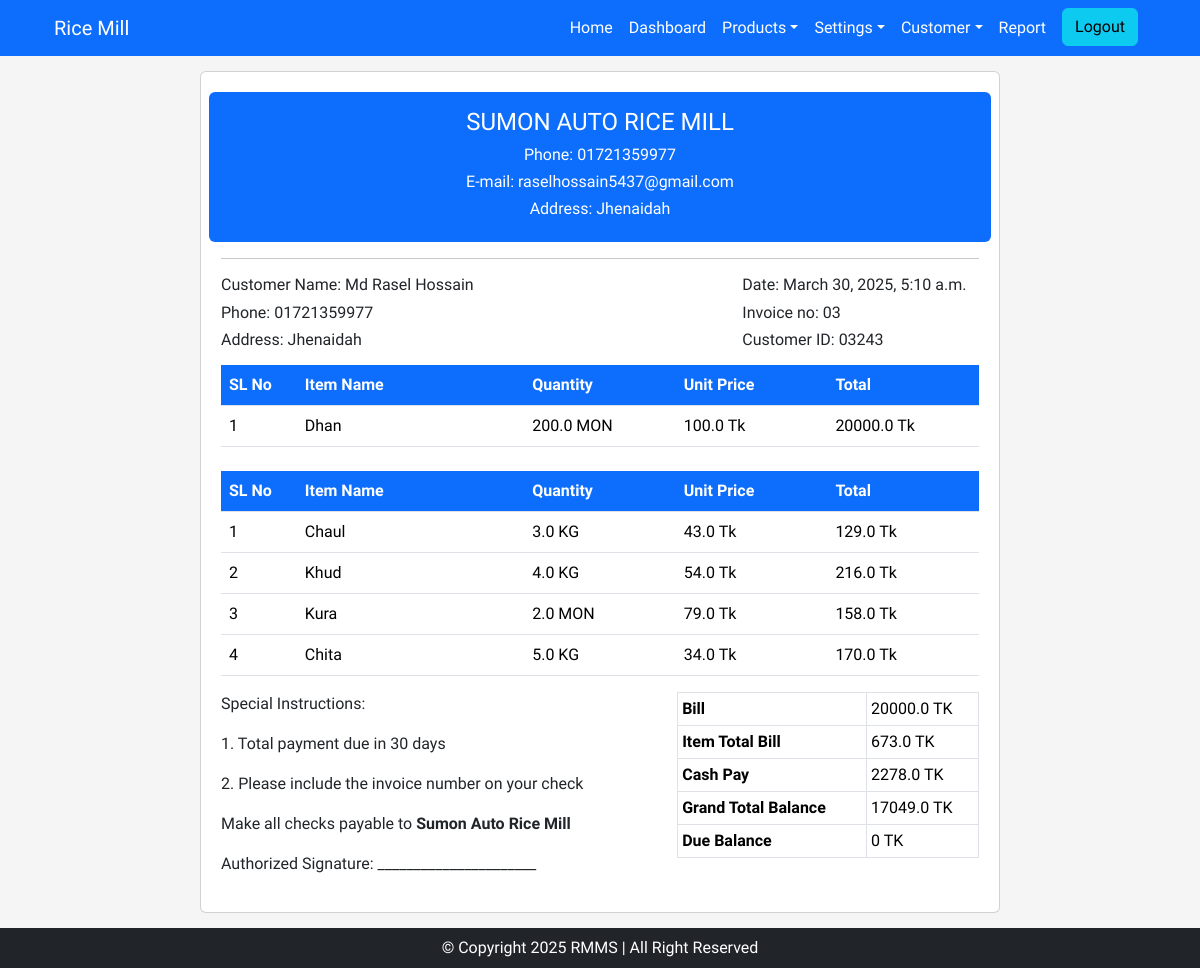
The page /party-invoice/generation/2 (signed in) on the database as committed earlier.
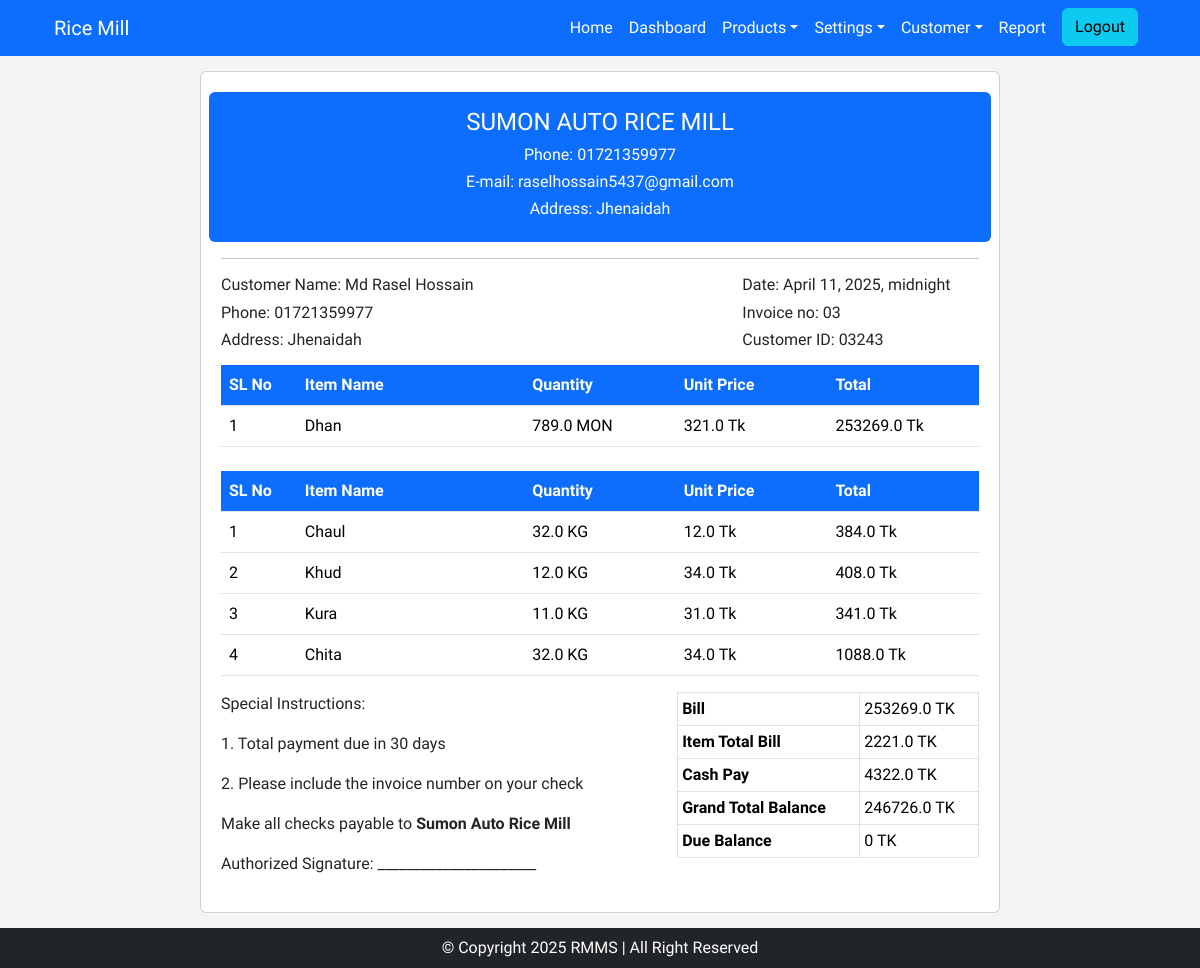
The same page on the database as committed later.
### rice_mill/models.py (models this page shows, shortened)
class AddItemsDetails(models.Model):
    customer = models.ForeignKey(Customer, on_delete=models.PROTECT, related_name='addItemDetails_customer')
    date = models.DateTimeField()
    cash_pay = models.FloatField(blank=True, null=True)
    dhan_uom = models.ForeignKey(Uom, on_delete=models.PROTECT, related_name="additems_uom_dhan")
    dhan_qty = models.FloatField()
    dhan_unit_price = models.FloatField()
    dhan_total = models.FloatField(blank=True, null=True)
    chaul_uom = models.ForeignKey(Uom, on_delete=models.PROTECT, related_name="additems_uom_chaul")
    chaul_qty = models.FloatField(blank=True, null=True)
    chaul_unit_price = models.FloatField(blank=True, null=True)
    chaul_total = models.FloatField(blank=True, null=True)
    khud_uom = models.ForeignKey(Uom, on_delete=models.PROTECT, related_name="additems_uom_khud")
    khud_qty = models.FloatField(blank=True, null=True)
    khud_unit_price = models.FloatField(blank=True, null=True)
    khud_total = models.FloatField(blank=True, null=True)
    kura_uom = models.ForeignKey(Uom, on_delete=models.PROTECT, related_name="additems_uom_kura")
    kura_qty = models.FloatField(blank=True, null=True)
    kura_unit_price = models.FloatField(blank=True, null=True)
    kura_total = models.FloatField(blank=True, null=True)
    chita_uom = models.ForeignKey(Uom, on_delete=models.PROTECT, related_name="additems_uom_chita")
    chita_qty = models.FloatField(blank=True, null=True)
    chita_unit_price = models.FloatField(blank=True, null=True)
    chita_total = models.FloatField(blank=True, null=True)

class Customer(models.Model):
    customer_name = models.CharField(max_length=255)
    customer_name_bn = models.CharField(max_length=255)
    phone = models.CharField(max_length=20)
    email = models.EmailField(blank=True, null=True)
    address = models.CharField(max_length=200, blank=True, null=True)
    created_at = models.DateTimeField(auto_now_add=True, blank=True, null=True)
    updated_at = models.DateTimeField(auto_now=True, blank=True, null=True)
    created_by = models.CharField(max_length=200, blank=True, null=True)
    updated_by = models.CharField(max_length=200, blank=True, null=True)

class Uom(models.Model):
    uom_name = models.CharField(max_length=250)
    uom_name_bn = models.CharField(max_length=250, blank=True, null=True)
    relative_factor = models.FloatField()
    def __str__(self):
        return self.uom_name

### rice_mill/views.py (the view)
# urls.py: path('party-invoice/generation/<int:pk>', party_invoice_generation_view, name='party_invoice_generation'),
@login_required(login_url='login')
def party_invoice_generation_view(request, pk):
    get_data = AddItemsDetails.objects.get(id=pk)
    item_total = get_data.chaul_total + get_data.khud_total + get_data.kura_total + get_data.chita_total
    grand_total = get_data.dhan_total - (get_data.cash_pay + item_total)
    print("tita", item_total)
    context = {
        'get_data': get_data,
        'item_total': item_total,
        'grand_total': grand_total,
    }
    return render(request, 'pages/invoice.html', context)

### rice_mill/templates/pages/invoice.html (shortened to what this page needs)
{% extends "base.html" %}
{% load static %}
{% block content %}
<div class="invoice-container card" style="margin-top: 15px; margin-bottom: 15px;">
    <div class="row p-3" style="background-color: #0d6efd; color: white; border-radius: 6px;">
        <div class="col-md-12">
            <div class="invoice_top_left text-center">
                <h4>SUMON AUTO RICE MILL</h4>
                <h6>Phone: {{get_data.customer.phone}}</h6>
                <h6>E-mail: {{get_data.customer.email}}</h6>
                <h6>Address: {{get_data.customer.address}}</h6>
            </div>
        </div>
    </div>
    <hr>
    <div class="row">
        <div class="col-md-6">
            <div class="invoice_topb_middle">
                <h6>Customer Name: {{get_data.customer.customer_name}}</h6>
                <h6>Phone: {{get_data.customer.phone}}</h6>
                <h6>Address: {{get_data.customer.address}}</h6>
            </div>
        </div>
        <div class="col-md-2"></div>
        <div class="col-md-4">
            <div class="invoice_top_middle">
                <h6>Date: {{get_data.date}}</h6>
                <h6>Invoice no: 03</h6>
                <h6>Customer ID: 03243</h6>
            </div>
        </div>
    </div>
    <div class="row">
        <div class="col-md-12">
            <table class="table mt-2" style="width: 100%;">
                <thead>
                    <tr class="invoice-table">
                        <th scope="col" style="width: 10%;">SL No</th>
                        <th scope="col" style="width: 30%;">Item Name</th>
                        <th scope="col" style="width: 20%;">Quantity</th>
                        <th scope="col" style="width: 20%;">Unit Price</th>
                        <th scope="col" style="width: 20%;">Total</th>
                    </tr>
                </thead>
                <tbody>
                    <tr>
                        <td>1</td>
                        <td>Dhan</td>
                        <td>{{get_data.dhan_qty}} {{get_data.dhan_uom}}</td>
                        <td>{{get_data.dhan_unit_price}} Tk</td>
                        <td>{{get_data.dhan_total}} Tk</td>
                    </tr>
                </tbody>
            </table>
        </div>
    </div>
    <div class="row">
        <div class="col-md-12">
            <table class="table mt-2" style="width: 100%;">
                <thead>
                    <tr class="invoice-table">
                        <th scope="col" style="width: 10%;">SL No</th>
                        <th scope="col" style="width: 30%;">Item Name</th>
                        <th scope="col" style="width: 20%;">Quantity</th>
                        <th scope="col" style="width: 20%;">Unit Price</th>
                        <th scope="col" style="width: 20%;">Total</th>
                    </tr>
                </thead>
                <tbody>
                    <tr>
                        <td>1</td>
                        <td>Chaul</td>
                        <td>{{get_data.chaul_qty}} {{get_data.chaul_uom}}</td>
                        <td>{{get_data.chaul_unit_price}} Tk</td>
                        <td>{{get_data.chaul_total}} Tk</td>
                    </tr>
                    <tr>
                        <td>2</td>
                        <td>Khud</td>
                        <td>{{get_data.khud_qty}} {{get_data.khud_uom}}</td>
                        <td>{{get_data.khud_unit_price}} Tk</td>
                        <td>{{get_data.khud_total}} Tk</td>
                    </tr>
                    <tr>
                        <td>3</td>
                        <td>Kura</td>
                        <td>{{get_data.kura_qty}} {{get_data.kura_uom}}</td>
                        <td>{{get_data.kura_unit_price}} Tk</td>
                        <td>{{get_data.kura_total}} Tk</td>
                    </tr>
                    <tr>
                        <td>4</td>
                        <td>Chita</td>
                        <td>{{get_data.chita_qty}} {{get_data.chita_uom}}</td>
                        <td>{{get_data.chita_unit_price}} Tk</td>
                        <td>{{get_data.chita_total}} Tk</td>
                    </tr>
                </tbody>
            </table>
        </div>
    </div>
    <div class="row">
        <div class="col-md-7">
            <div class="footer">
                <p><span class="bold">Special Instructions:</span></p>
                <p>1. Total payment due in 30 days</p>
                <p>2. Please include the invoice number on your check</p>
                <p>Make all checks payable to <b>Sumon Auto Rice Mill</b></p>
            </div>
            <div class="signature">
                <p>Authorized Signature: ______________________</p>
            </div>
        </div>
        <div class="col-md-5">
            <table class="table table-sm table-bordered">
                <tr>
                    <th>Bill</th>
                    <td>{{get_data.dhan_total}} TK</td>
                </tr>
                <tr>
                    <th>Item Total Bill</th>
                    <td>{{item_total}} TK</td>
                </tr>
                <tr>
                    <th>Cash Pay</th>
                    <td>{{get_data.cash_pay}} TK</td>
                </tr>
                <tr>
                    <th>Grand Total Balance</th>
                    <td>{{grand_total}} TK</td>
                </tr>
                <tr>
                    <th>Due Balance</th>
                    <td>0 TK</td>
                </tr>
            </table>
        </div>
    </div>
</div>
{% endblock %}

### rice_mill/templates/base.html (shortened to what this page needs)
{% load static %}
<!DOCTYPE html>
<html lang="en">
<head>
    <link rel="stylesheet" href="{% static 'css/styles.css' %}">
    <link rel="stylesheet" href="https://cdnjs.cloudflare.com/ajax/libs/font-awesome/6.6.0/css/all.min.css" />
    <link href="https://cdn.jsdelivr.net/npm/bootstrap@5.3.3/dist/css/bootstrap.min.css" rel="stylesheet">
</head>
<body style="background-color: #f5f5f5;">
    <div class="container-fluid bg-primary">
        <div class="container">
            <div class="row">
                <div class="col-md-12">
                    <nav class="navbar navbar-expand-lg " data-bs-theme="dark">
                        <div class="container-fluid">
                          <a class="navbar-brand" href="#">Rice Mill</a>
                          <div class="collapse navbar-collapse" id="navbarColor01">
                            <ul class="navbar-nav ms-auto">
                              <li class="nav-item">
                                <a class="nav-link" style="color: white !important;" href="{% url 'home_page' %}">Home</a>
                              </li>
                              <li class="nav-item">
                                <a class="nav-link" style="color: white !important;" href="#">Dashboard</a>
                              </li>
                              <li class="nav-item dropdown">
                                <a class="nav-link dropdown-toggle" style="color: white !important;" data-bs-toggle="dropdown" href="#" role="button" aria-haspopup="true" aria-expanded="false">Products</a>
                              </li>
                              <li class="nav-item dropdown">
                                <a class="nav-link dropdown-toggle" style="color: white !important;" data-bs-toggle="dropdown" href="#" role="button" aria-haspopup="true" aria-expanded="false">Settings</a>
                              </li>
                              <li class="nav-item dropdown">
                                <a class="nav-link dropdown-toggle" style="color: white !important;" data-bs-toggle="dropdown" href="#" role="button" aria-haspopup="true" aria-expanded="false">Customer</a>
                              </li>
                              <li class="nav-item">
                                <a class="nav-link" style="color: white !important;" href="#">Report</a>
                              </li>
                              <li class="nav-item">
                                <a class="btn btn-info mx-2" href="{% url 'logout' %}">Logout</a>
                              </li>
                            </ul>
                          </div>
                        </div>
                    </nav>
                </div>
            </div>
        </div>
    </div>
    <div style="min-height: 100vh;">
      {% block content %}
      {% endblock %}
    </div>
     <div class="container-fluid bg-dark">
          <div class="container">
            <div class="row">
              <div class="col-md-12">
                <div class="footer text-center p-2">
                  <span id="year" style="color: white;"></span>
                </div>
              </div>
            </div>
          </div>
     </div>
</body>
</html>

### rice_mill/static/css/styles.css (style rules this page uses)
* { font-family: "News Cycle", sans-serif; margin: 0; padding: 0; }
.invoice-container { width: 800px; margin: auto; border: 2px solid #000; padding: 20px; }
.invoice-table th { background-color: #0d6efd !important; color: white !important; }

Rows that differ between the two databases and show on the page:
changed AddItemsDetails "raselhossain5437@gmail.com": date "March 30, 2025, 5:10 a.m." → "April 11, 2025, midnight"; dhan_qty "200.0" → "789.0"; dhan_unit_price "100.0" → "321.0"; dhan_total "20000.0" → "253269.0"; chaul_qty "3.0" → "32.0"; chaul_unit_price "43.0" → "12.0"; chaul_total "129.0" → "384.0"; khud_qty "4.0" → "12.0"; khud_unit_price "54.0" → "34.0"; khud_total "216.0" → "408.0"; kura_qty "2.0" → "11.0"; kura_uom "MON" → "KG"; kura_unit_price "79.0" → "31.0"; kura_total "158.0" → "341.0"; chita_qty "5.0" → "32.0"; chita_total "170.0" → "1088.0"; cash_pay "2278.0" → "4322.0"
Other text that changed with them:
{{ item_total }}: "673.0" → "2221.0"
{{ grand_total }}: "17049.0" → "246726.0"
